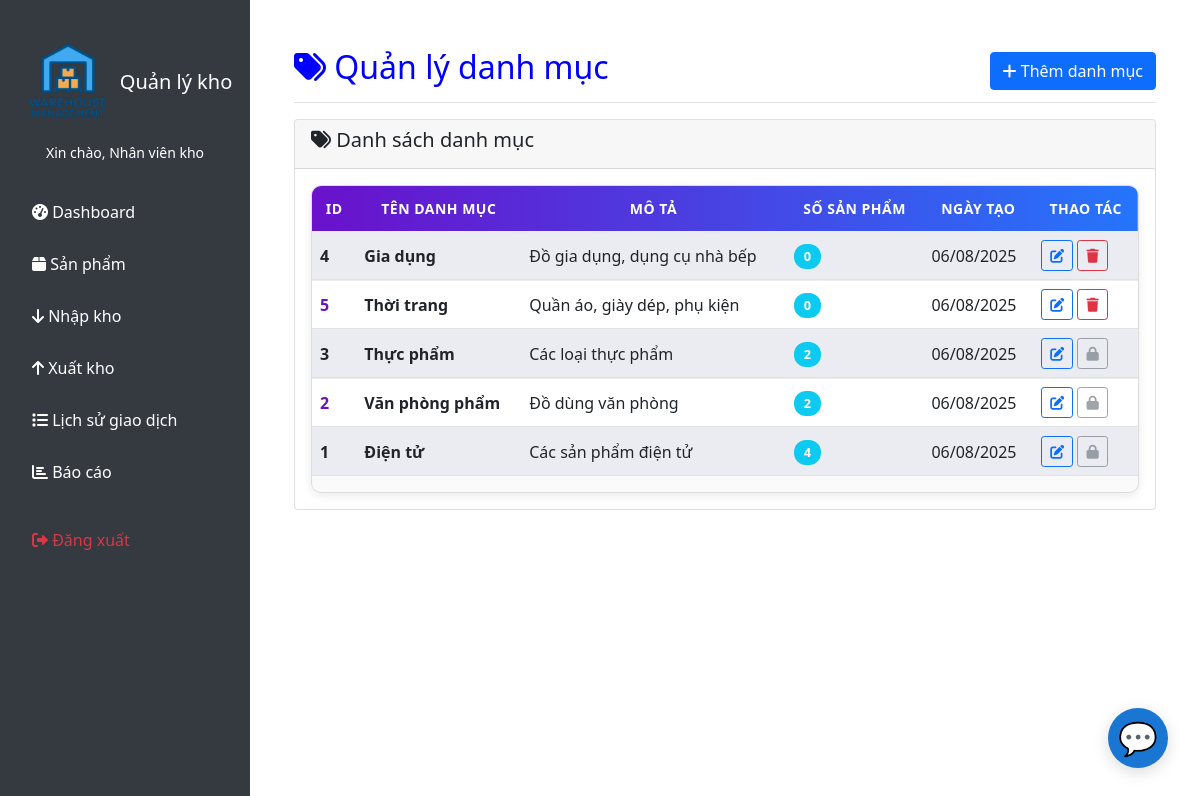
Screenshot of /pages/categories.php (signed in) with the database file from the repository.
### tables this page shows
CREATE TABLE `categories` (
  `id` int(11) NOT NULL,
  `name` varchar(100) NOT NULL,
  `description` text DEFAULT NULL,
  `created_at` timestamp NOT NULL DEFAULT current_timestamp()
);

### pages/categories.php (the view, shortened to what this page needs)
<?php
    include '../includes/header.php';
    include 'chat_bot.php';
    $database = new Database();
    $db = $database->getConnection();
    $query = "SELECT c.*, COUNT(p.id) as product_count
            FROM categories c
            LEFT JOIN products p ON c.id = p.category_id
            GROUP BY c.id
            ORDER BY c.name";
    $stmt = $db->prepare($query);
    $stmt->execute();
    $categories = $stmt->fetchAll(PDO::FETCH_ASSOC);
?>
<div class="d-flex justify-content-between flex-wrap flex-md-nowrap align-items-center pt-3 pb-2 mb-3 border-bottom">
    <h1 class="h2"  style="color: blue;"><i class="fas fa-tags "></i> Quản lý danh mục</h1>
    <button type="button" class="btn btn-primary" data-bs-toggle="modal" data-bs-target="#categoryModal">
        <i class="fas fa-plus"></i> Thêm danh mục
    </button>
</div>
<div class="card">
    <div class="card-header">
        <h5><i class="fas fa-tags"></i> Danh sách danh mục</h5>
    </div>
    <div class="card-body">
        <div class="table-responsive">
            <table class="table table-striped">
                <thead>
                    <tr>
                        <th>ID</th>
                        <th>Tên danh mục</th>
                        <th>Mô tả</th>
                        <th>Số sản phẩm</th>
                        <th>Ngày tạo</th>
                        <th>Thao tác</th>
                    </tr>
                </thead>
                <tbody>
                    <?php if (empty($categories)): ?>
                        <tr>
                            <td colspan="6" class="text-center text-muted">Chưa có danh mục nào</td>
                        </tr>
                    <?php else: ?>
                        <?php foreach ($categories as $category): ?>
                        <tr>
                            <td><?php echo $category['id']; ?></td>
                            <td><strong><?php echo htmlspecialchars($category['name']); ?></strong></td>
                            <td><?php echo htmlspecialchars($category['description'] ?? ''); ?></td>
                            <td>
                                <span class="badge bg-info"><?php echo number_format($category['product_count']); ?></span>
                            </td>
                            <td><?php echo date('d/m/Y', strtotime($category['created_at'])); ?></td>
                            <td>
                                <button type="button" class="btn btn-sm btn-outline-primary" onclick="editCategory(<?php echo htmlspecialchars(json_encode($category)); ?>)">
                                    <i class="fas fa-edit"></i>
                                </button>
                                <?php if ($category['product_count'] == 0): ?>
                                    <button type="button" class="btn btn-sm btn-outline-danger" onclick="deleteCategory(<?php echo $category['id']; ?>)">
                                        <i class="fas fa-trash"></i>
                                    </button>
                                <?php else: ?>
                                    <button type="button" class="btn btn-sm btn-outline-secondary" disabled title="Không thể xóa vì có sản phẩm">
                                        <i class="fas fa-lock"></i>
                                    </button>
                                <?php endif; ?>
                            </td>
                        </tr>
                        <?php endforeach; ?>
                    <?php endif; ?>
                </tbody>
            </table>
        </div>
    </div>
</div>
<?php include '../includes/footer.php'; ?>

### css/main.css (style rules this page uses)
.table-responsive { border: 1px solid #ddd; border-radius: 10px; overflow: hidden; box-shadow: 0 3px 10px rgba(0,0,0,0.08); background: #fafafa; }
.table { margin-bottom: 0; background-color: #fff; border-collapse: separate; border-spacing: 0; }
.table thead { background: linear-gradient(90deg, #6a11cb, #2575fc); color: #fff; font-size: 14px; text-transform: uppercase; }
.table thead th { border: none; padding: 12px; text-align: center; letter-spacing: 0.5px; }
.table tbody tr { transition: background 0.25s, transform 0.15s; }
.table tbody tr:nth-child(odd) { background-color: #f8f9ff; }
.table tbody tr:nth-child(even) { background-color: #ffffff; }
.table td { vertical-align: middle; padding: 10px; border-top: 1px solid #eee; }
.table td:first-child { font-weight: 600; color: #6a11cb; }
.table .badge { font-size: 0.8rem; padding: 6px 10px; border-radius: 12px; }

### rows the page displays
categories: id "4", name "Gia dụng", description "Đồ gia dụng, dụng cụ nhà bếp", product_count "0", created_at "06/08/2025"
categories: id "5", name "Thời trang", description "Quần áo, giày dép, phụ kiện", product_count "0", created_at "06/08/2025"
categories: id "3", name "Thực phẩm", description "Các loại thực phẩm", product_count "2", created_at "06/08/2025"
categories: id "2", name "Văn phòng phẩm", description "Đồ dùng văn phòng", product_count "2", created_at "06/08/2025"
categories: id "1", name "Điện tử", description "Các sản phẩm điện tử", product_count "4", created_at "06/08/2025"

### other values shown
$currentUser['full_name'] "Nhân viên kho"
